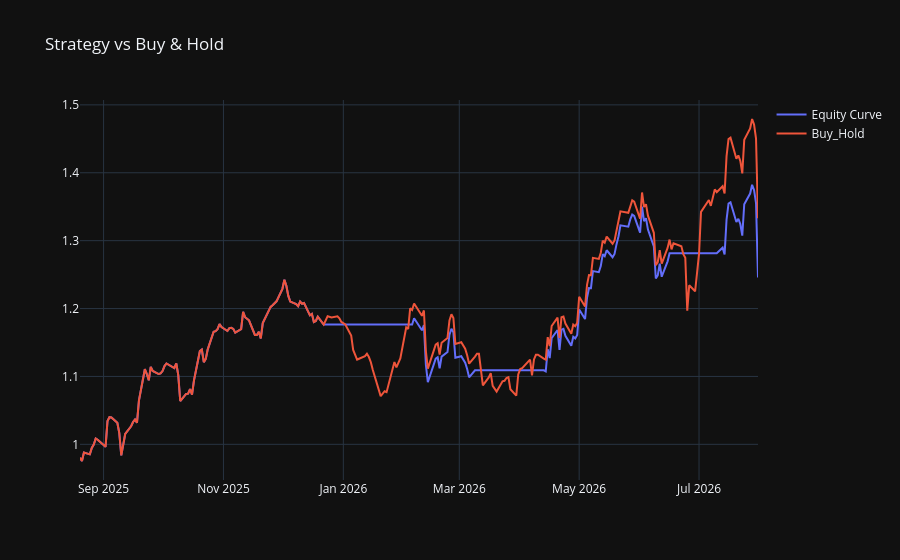

The notebook cell this image was saved under:
### Code cell
fig = go.Figure()

fig.add_trace(go.Scatter(x = sma_quick.index,y=sma_quick['Equity_Curve'],mode='lines',name='Equity Curve'))
fig.add_trace(go.Scatter(x = sma_quick.index,y=sma_quick['Buy_Hold'],mode='lines',name='Buy_Hold'))

fig.update_layout(title='Strategy vs Buy & Hold',
                  template='plotly_dark')

fig.show()

### Figure 1 — Plotly figure (JSON) as saved in the notebook; plotly's stock layout.template omitted (floating-point values rounded to 4 significant figures; data arrays with more than 128 entries replaced by an {"elided": "..."} marker saying what was removed)
{"data": [{"mode": "lines", "name": "Equity Curve", "type": "scatter", "x": {"elided": "238 str values"}, "y": {"elided": "238 float values"}}, {"mode": "lines", "name": "Buy_Hold", "type": "scatter", "x": {"elided": "238 str values"}, "y": {"elided": "238 float values"}}], "layout": {"title": {"text": "Strategy vs Buy & Hold"}}}
